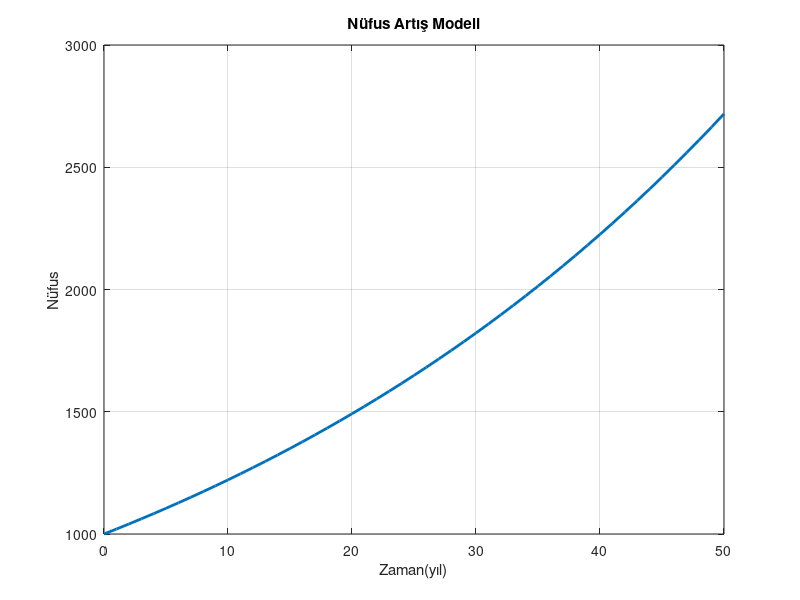

Reproduce this figure in MATLAB.
% sabit doğum ve ölüm oranlı nüfus modeli

P0=1000; % naşlangıç nüfüsü 
r=0.02; %net artış oranı
t=0:1:50; %belirlenen zaman dilimi

P=P0*exp(r*t);  % Üstel (Eksponansiyel) Büyüme Formülü: Matematiksel karşılığı $P(t) = P_0 \cdot e^{rt}$ şeklindedir.

plot(t,P,'LineWidth',2);
grid on;
title('Nüfus Artış Modeli');
xlabel('Zaman(yıl)');
ylabel('Nüfus');
